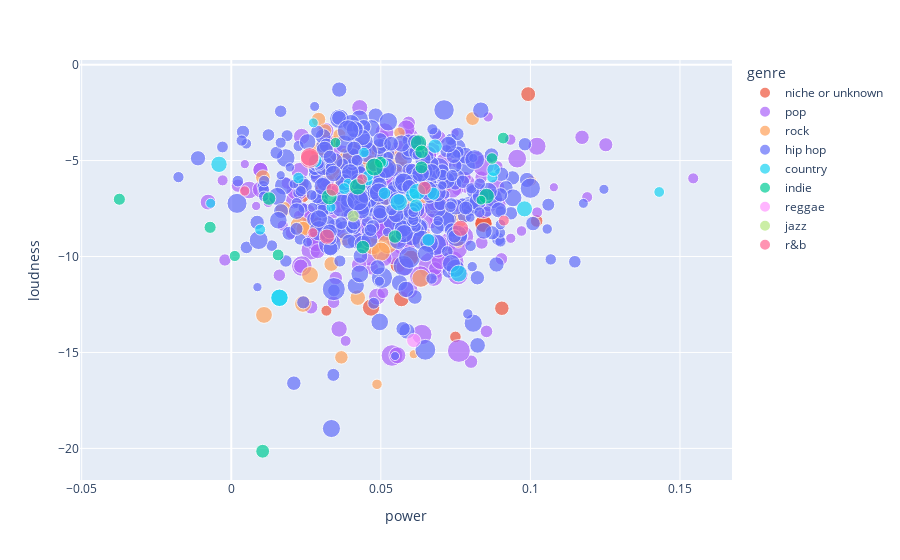

Source (notebook cell):
### Code cell
fig = px.scatter(song_stats, x="power", y="loudness", size="scored_words", color="genre", color_discrete_map=color_dict, hover_data=['name+artist'])
fig.write_image('figures/song_pl.png',scale=10.)
fig.show()

### Figure 1 — Plotly figure (JSON) as saved in the notebook; plotly's stock layout.template omitted (floating-point values rounded to 4 significant figures; data arrays with more than 128 entries replaced by an {"elided": "..."} marker saying what was removed)
{"data": [{"customdata": [["We Don't Talk About Bruno---Carolina Gaitán - La Gaita, Mauro Castillo, Adassa, Rhenzy Feliz, Diane Guerrero, Stephanie Beatriz, Encanto - Cast"], ["Bad Habit---Steve Lacy"], ["Surface Pressure - From \"Encanto\"/Soundtrack Version---Jessica Darrow"], ["Surface Pressure---Jessica Darrow"], ["The Family Madrigal---Stephanie Beatriz, Olga Merediz, Encanto - Cast"], ["What Else Can I Do?---Diane Guerrero, Stephanie Beatriz"], ["Dark Red---Steve Lacy"], ["Static---Steve Lacy"], ["Waiting On A Miracle---Stephanie Beatriz"], ["Numb Little Bug---Em Beihold"], ["Until I Found You---Stephen Sanchez"], ["Flowers---Lauren Spencer Smith"], ["Monster Mash---Bobby \"Boris\" Pickett, The Crypt-Kickers"], ["Sunshine ---Steve Lacy, Fousheé"], ["This Is Halloween---The Citizens of Halloween"], ["Ghostbusters---Ray Parker Jr."], ["Mercury---Steve Lacy"], ["Nobody Like U---4*TOWN , Jordan Fisher, Finneas O'Connell, Topher Ngo, Grayson Villanueva, Josh Levi"], ["10 Things I Hate About You---Leah Kate"], ["All Of You---Stephanie Beatriz, Olga Merediz, John Leguizamo, Adassa, Maluma, Encanto - Cast"], ["Victoria's Secret---Jax"], ["I Really Want to Stay at Your House---Rosa Walton, Hallie Coggins"], ["Doja---Central Cee"], ["Heavy ---Nigo, Lil Uzi Vert"], ["Somebody's Watching Me - Single Version---Rockwell"], ["Shake It ---Kay Flock, Cardi B, Dougie B, Bory300"], ["After Dark---Mr.Kitty"], ["Lost in the Fire ---Gesaffelstein, The Weeknd"], ["Heavy ---Nigo, Lil Uzi Vert"], ["The Rumbling ---SiM"], ["attention ---Omah Lay, Justin Bieber"], ["Super Freak---Rick James"]], "hovertemplate": "genre=niche or unknown<br>power=%{x}<br>loudness=%{y}<br>scored_words=%{marker.size}<br>name+artist=%{customdata[0]}<extra></extra>", "legendgroup": "niche or unknown", "marker": {"color": "#EF553B", "size": [318, 279, 379, 379, 248, 260, 200, 370, 195, 376, 163, 107, 167, 170, 150, 271, 315, 297, 237, 211, 473, 385, 730, 199, 249, 171, 305, 304, 199, 274, 237, 176], "sizemode": "area", "sizeref": 2.467, "symbol": "circle"}, "mode": "markers", "name": "niche or unknown", "orientation": "v", "showlegend": true, "type": "scatter", "x": [0.0286, 0.05877, 0.08431, 0.08431, 0.07113, 0.09045, 0.03394, 0.04673, 0.1021, 0.05521, 0.05702, 0.07238, 0.07493, 0.07717, 0.03181, 0.03907, 0.03076, 0.06, 0.0238, 0.07596, 0.06106, 0.04237, 0.06874, 0.06281, 0.06028, 0.03816, 0.05571, 0.05687, 0.06281, 0.09925, 0.05029, 0.0289], "xaxis": "x", "y": [-8.516, -7.093, -8.302, -8.286, -6.345, -12.7, -4.023, -12.66, -8.145, -6.892, -5.339, -9.738, -14.19, -5.892, -12.82, -5.017, -6.481, -10.06, -6.846, -10.62, -7.639, -7.399, -7.43, -7.681, -9.2, -5.875, -10.44, -12.21, -7.643, -1.536, -8.134, -8.245], "yaxis": "y"}, {"customdata": {"elided": "198x1 str values"}, "hovertemplate": "genre=pop<br>power=%{x}<br>loudness=%{y}<br>scored_words=%{marker.size}<br>name+artist=%{customdata[0]}<extra></extra>", "legendgroup": "pop", "marker": {"color": "#ab63fa", "size": {"elided": "198 int values"}, "sizemode": "area", "sizeref": 2.467, "symbol": "circle"}, "mode": "markers", "name": "pop", "orientation": "v", "showlegend": true, "type": "scatter", "x": {"elided": "198 float values"}, "xaxis": "x", "y": {"elided": "198 float values"}, "yaxis": "y"}, {"customdata": [["Heat Waves---Glass Animals"], ["Running Up That Hill ---Kate Bush"], ["Something In The Way---Nirvana"], ["Enemy  - from the series Arcane League of Legends---Imagine Dragons, JID, Arcane, League of Legends"], ["I Ain't Worried---OneRepublic"], ["Master of Puppets ---Metallica"], ["Sweater Weather---The Neighbourhood"], ["Hold Me Closer---Elton John, Britney Spears"], ["505---Arctic Monkeys"], ["Mary On A Cross---Ghost"], ["Alien Blues---Vundabar"], ["Softcore---The Neighbourhood"], ["Last Christmas---Wham!"], ["Everybody Wants To Rule The World---Tears For Fears"], ["Bones---Imagine Dragons"], ["Mr. Brightside---The Killers"], ["Elliot's Song - From \"Euphoria\" An HBO Original Series---Dominic Fike, Zendaya"], ["The Foundations of Decay---My Chemical Romance"], ["Space Song---Beach House"], ["EDGING---blink-182"], ["This Is Why---Paramore"], ["Daddy Issues---The Neighbourhood"], ["I Wanna Be Yours---Arctic Monkeys"], ["Dreams - 2004 Remaster---Fleetwood Mac"], ["Everlong---Foo Fighters"], ["Don't Stop Believin'---Journey"], ["Separate Ways  - Bryce Miller/Alloy Tracks Remix---Journey, Steve Perry"], ["Eventually---Tame Impala"], ["Sweet Home Alabama---Lynyrd Skynyrd"], ["Smells Like Teen Spirit---Nirvana"], ["Iris---The Goo Goo Dolls"], ["Brown Eyed Girl---Van Morrison"], ["Black Summer---Red Hot Chili Peppers"], ["Electric Love---BØRNS"], ["The Less I Know The Better---Tame Impala"], ["Cigarette Daydreams---Cage The Elephant"], ["Riptide---Vance Joy"], ["Oh Caroline---The 1975"], ["Sweet Dreams  - Remastered---Eurythmics, Annie Lennox, Dave Stewart"], ["Danger Zone - From \"Top Gun\" Original Soundtrack---Kenny Loggins"], ["Everybody Talks---Neon Trees"], ["BRIGHTSIDE---The Lumineers"], ["Enter Sandman ---Metallica"], ["Right Down the Line---Gerry Rafferty"], ["Blue Christmas---Elvis Presley"], ["House of Memories---Panic! At The Disco"], ["Born in the U.S.A.---Bruce Springsteen"], ["Sweet Child O' Mine---Guns N' Roses"], [" The Reaper---Blue Öyster Cult"], ["Why'd You Only Call Me When You're High?---Arctic Monkeys"], ["Take It Easy - 2013 Remaster---Eagles"], ["Out of My League---Fitz and The Tantrums"]], "hovertemplate": "genre=rock<br>power=%{x}<br>loudness=%{y}<br>scored_words=%{marker.size}<br>name+artist=%{customdata[0]}<extra></extra>", "legendgroup": "rock", "marker": {"color": "#FFA15A", "size": [389, 406, 351, 497, 168, 223, 237, 116, 271, 395, 349, 425, 347, 399, 215, 500, 226, 530, 306, 261, 699, 361, 471, 453, 431, 271, 150, 250, 298, 648, 317, 352, 499, 210, 388, 240, 564, 120, 196, 137, 120, 304, 494, 102, 136, 567, 310, 440, 272, 312, 271, 164], "sizemode": "area", "sizeref": 2.467, "symbol": "circle"}, "mode": "markers", "name": "rock", "orientation": "v", "showlegend": true, "type": "scatter", "x": [0.04343, 0.06341, 0.01094, 0.0421, 0.06422, 0.03815, 0.08066, 0.038, 0.01057, 0.04957, 0.03302, 0.06583, 0.02397, 0.06476, 0.03615, 0.04701, 0.03681, 0.04348, 0.05645, 0.02918, 0.04272, 0.0473, 0.05228, 0.04999, 0.03323, 0.05048, 0.07587, 0.02297, 0.04228, 0.03039, 0.07625, 0.02633, 0.03836, 0.07884, 0.0464, 0.03129, 0.06495, 0.04422, 0.0567, 0.1003, 0.06232, 0.06017, 0.02298, 0.06098, 0.04872, 0.05541, 0.03702, 0.04927, 0.02408, 0.01735, 0.03343, 0.05622], "xaxis": "x", "y": [-6.9, -11.13, -13.04, -4.424, -5.927, -9.108, -2.81, -4.602, -5.866, -4.469, -5.093, -5.509, -12.47, -9.118, -3.67, -5.23, -15.26, -6.652, -7.311, -2.864, -6.884, -9.461, -9.345, -9.744, -5.541, -7.106, -9.274, -6.217, -12.14, -4.556, -8.072, -10.96, -5.071, -7.627, -6.442, -3.442, -6.694, -5.466, -5.986, -6.056, -3.906, -7.01, -8.412, -15.09, -16.66, -5.051, -6.042, -5.321, -8.55, -7.531, -10.39, -3.553], "yaxis": "y"}, {"customdata": {"elided": "378x1 str values"}, "hovertemplate": "genre=hip hop<br>power=%{x}<br>loudness=%{y}<br>scored_words=%{marker.size}<br>name+artist=%{customdata[0]}<extra></extra>", "legendgroup": "hip hop", "marker": {"color": "#636efa", "size": {"elided": "378 int values"}, "sizemode": "area", "sizeref": 2.467, "symbol": "circle"}, "mode": "markers", "name": "hip hop", "orientation": "v", "showlegend": true, "type": "scatter", "x": {"elided": "378 float values"}, "xaxis": "x", "y": {"elided": "378 float values"}, "yaxis": "y"}, {"customdata": [["Don't Think Jesus---Morgan Wallen"], ["Something in the Orange---Zach Bryan"], ["You Proof---Morgan Wallen"], ["Thought You Should Know---Morgan Wallen"], ["Rock and A Hard Place---Bailey Zimmerman"], ["Whiskey Glasses---Morgan Wallen"], ["Flower Shops ---ERNEST, Morgan Wallen"], ["Chicken Fried---Zac Brown Band"], ["Fancy Like---Walker Hayes"], ["Buy Dirt---Jordan Davis, Luke Bryan"], ["Burn Burn Burn---Zach Bryan"], ["Sand In My Boots---Morgan Wallen"], ["Fall In Love---Bailey Zimmerman"], ["Doin' This---Luke Combs"], ["Tennessee Whiskey---Chris Stapleton"], ["Chasin' You---Morgan Wallen"], ["Tennessee Orange---Megan Moroney"], ["More Than My Hometown---Morgan Wallen"], ["Heavy Eyes---Zach Bryan"], ["All Your'n---Tyler Childers"], ["Wagon Wheel---Darius Rucker"], ["Fortunate Son---Creedence Clearwater Revival"], ["Feathered Indians---Tyler Childers"], ["Something in the Orange - Z&E's Version---Zach Bryan"], ["7 Summers---Morgan Wallen"], ["Forever After All---Luke Combs"], ["Beer Never Broke My Heart---Luke Combs"], ["Beautiful Crazy---Luke Combs"]], "hovertemplate": "genre=country<br>power=%{x}<br>loudness=%{y}<br>scored_words=%{marker.size}<br>name+artist=%{customdata[0]}<extra></extra>", "legendgroup": "country", "marker": {"color": "#19d3f3", "size": [247, 378, 233, 102, 150, 135, 165, 255, 174, 210, 210, 352, 126, 151, 356, 152, 144, 226, 121, 216, 369, 318, 191, 378, 109, 332, 126, 119], "sizemode": "area", "sizeref": 2.467, "symbol": "circle"}, "mode": "markers", "name": "country", "orientation": "v", "showlegend": true, "type": "scatter", "x": [0.06062, 0.01611, 0.02804, 0.03898, 0.009651, 0.04437, 0.02244, 0.06812, 0.03774, 0.06755, 0.06589, 0.06217, 0.0457, 0.08726, 0.07602, 0.04576, 0.1431, 0.0877, 0.02744, 0.0618, 0.056, 0.09802, 0.05122, 0.01611, 0.05104, -0.0041, -0.006889, 0.03337], "xaxis": "x", "y": [-6.811, -12.15, -5.007, -6.16, -8.596, -4.58, -5.908, -4.25, -6.459, -6.725, -9.13, -6.628, -6.055, -5.878, -10.89, -5.785, -6.637, -5.479, -3.032, -7.342, -7.174, -7.516, -6.705, -12.15, -5.13, -5.195, -7.226, -7.431], "yaxis": "y"}, {"customdata": [["I Love You So---The Walters"], ["Notion---The Rare Occasions"], ["Stick Season---Noah Kahan"], ["Freaks---Surf Curse"], ["Sex Drugs Etc.---Beach Weather"], ["Tek It---Cafuné"], ["World's Smallest Violin---AJR"], ["POLTERGEIST!---CORPSE, OmenXIII"], ["It's Called: Freefall---Rainbow Kitten Surprise"], ["Young---Vacations"], ["The Night We Met---Lord Huron"], ["Washing Machine Heart---Mitski"], ["Lovers Rock---TV Girl"], ["Not Allowed---TV Girl"], ["Pope Is a Rockstar---SALES"], ["rises the moon---Liana Flores"], ["Kilby Girl---The Backseat Lovers"], ["My Kind of Woman---Mac DeMarco"], ["I Can't Handle Change---Roar"], ["Hayloft II---Mother Mother"]], "hovertemplate": "genre=indie<br>power=%{x}<br>loudness=%{y}<br>scored_words=%{marker.size}<br>name+artist=%{customdata[0]}<extra></extra>", "legendgroup": "indie", "marker": {"color": "#00cc96", "size": [166, 171, 306, 173, 175, 202, 227, 181, 333, 135, 229, 333, 395, 304, 223, 237, 156, 122, 183, 227], "sizemode": "area", "sizeref": 2.467, "symbol": "circle"}, "mode": "markers", "name": "indie", "orientation": "v", "showlegend": true, "type": "scatter", "x": [0.08716, 0.09091, 0.03276, 0.01566, 0.04989, 0.06359, 0.01263, -0.03741, 0.04223, 0.03485, 0.044, 0.06262, 0.04784, 0.08535, 0.05474, 0.01049, 0.001187, 0.08349, -0.007075, 0.06364], "xaxis": "x", "y": [-4.891, -3.825, -6.894, -9.918, -5.083, -5.354, -6.977, -7.014, -6.365, -4.065, -9.51, -4.087, -5.338, -6.855, -8.958, -20.15, -9.973, -7.063, -8.478, -4.541], "yaxis": "y"}, {"customdata": [["Pass The Dutchie---Musical Youth"]], "hovertemplate": "genre=reggae<br>power=%{x}<br>loudness=%{y}<br>scored_words=%{marker.size}<br>name+artist=%{customdata[0]}<extra></extra>", "legendgroup": "reggae", "marker": {"color": "#FF97FF", "size": [255], "sizemode": "area", "sizeref": 2.467, "symbol": "circle"}, "mode": "markers", "name": "reggae", "orientation": "v", "showlegend": true, "type": "scatter", "x": [0.061], "xaxis": "x", "y": [-14.37], "yaxis": "y"}, {"customdata": [["September---Earth, Wind & Fire"]], "hovertemplate": "genre=jazz<br>power=%{x}<br>loudness=%{y}<br>scored_words=%{marker.size}<br>name+artist=%{customdata[0]}<extra></extra>", "legendgroup": "jazz", "marker": {"color": "#B6E880", "size": [173], "sizemode": "area", "sizeref": 2.467, "symbol": "circle"}, "mode": "markers", "name": "jazz", "orientation": "v", "showlegend": true, "type": "scatter", "x": [0.04078], "xaxis": "x", "y": [-7.892], "yaxis": "y"}, {"customdata": [["Thriller---Michael Jackson"], ["90 Proof ---Smino, J. Cole"], ["Heartbreak Anniversary---Giveon"], ["Thriller - 2003 Edit---Michael Jackson"], ["For Tonight---Giveon"], ["SPIT IN MY FACE!---ThxSoMch"], ["Sure Thing---Miguel"], ["Over---Lucky Daye"], ["Get You ---Daniel Caesar, Kali Uchis"], ["Swim---Chase Atlantic"]], "hovertemplate": "genre=r&b<br>power=%{x}<br>loudness=%{y}<br>scored_words=%{marker.size}<br>name+artist=%{customdata[0]}<extra></extra>", "legendgroup": "r&b", "marker": {"color": "#FF6692", "size": [432, 134, 289, 432, 126, 211, 150, 141, 321, 229], "sizemode": "area", "sizeref": 2.467, "symbol": "circle"}, "mode": "markers", "name": "r&b", "orientation": "v", "showlegend": true, "type": "scatter", "x": [0.02623, 0.004467, 0.03197, 0.02623, 0.02726, 0.03386, 0.09112, 0.04375, 0.07665, 0.0646], "xaxis": "x", "y": [-4.913, -6.583, -8.964, -4.813, -8.756, -6.512, -8.127, -5.971, -8.533, -6.429], "yaxis": "y"}], "layout": {"legend": {"itemsizing": "constant", "title": {"text": "genre"}, "tracegroupgap": 0}, "margin": {"t": 60}, "xaxis": {"anchor": "y", "domain": [0, 1], "title": {"text": "power"}}, "yaxis": {"anchor": "x", "domain": [0, 1], "title": {"text": "loudness"}}}}
